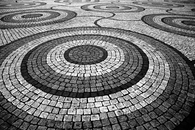
#> input picture imgs/img2-high.png, 195 x 130 px, shrunk from 750 x 500 before the run
$ python q2.py
#> lines starting #> are read from the running program, lines starting #| are printed output that depends on the picture; after the words box and inside, x2 and y2 are one past the last pixel; in counts of white or black regions, pixels touching at a corner belong together
### utils.py
import os
import numpy as np
from PIL import Image, ImageDraw, ImageFont
import matplotlib.pyplot as plt
from PIL import Image
import shutil

def create_output_folder(folder_name="output"):
    """
    Cria uma pasta de saída para armazenar os resultados.
    Remove o diretório existente e todo o seu conteúdo antes de recriar as subpastas.

    Args:
        folder_name (str): Nome da pasta de saída.
    """
#> called with folder_name = 'out2'
    subfolders = ["imgs", "grids", "hists"]

    # Remove o diretório existente e todo o seu conteúdo
    if os.path.exists(folder_name):
        shutil.rmtree(folder_name)  # Remove o diretório e todo o seu conteúdo

    # Recria o diretório principal
    os.makedirs(folder_name)

    # Cria as subpastas
    for subfolder in subfolders:
        os.makedirs(os.path.join(folder_name, subfolder))

# [194 lines left out: functions salvar_imagem_concatenada, mostrar_imagem_concatenada, salvar_grid_imagens, plotar_histogramas_lado_a_lado, not called in this run]

### q2.py
import numpy as np
from PIL import Image
import matplotlib.pyplot as plt
from scipy.fftpack import fft2, ifft2, fftshift, ifftshift
from utils import create_output_folder

# Criação da pasta de saída
create_output_folder("out2")

# (i) Abrir imagem e converter para escala de cinza
imagem = np.array(Image.open("imgs/img2-high.png").convert('L'), dtype=np.float32)

# (ii) Transformada de Fourier
f = fft2(imagem)

# (iii) Centralização do espectro
fshift = fftshift(f)

# (iv) Magnitude do espectro (usando log para melhor visualização)
magnitude_spectrum = np.log(1 + np.abs(fshift))

# (v) Reconstrução com inversa de Fourier
f_ishift = ifftshift(fshift)
imagem_reconstruida = np.abs(ifft2(f_ishift))

# Exibição em grid
fig, axs = plt.subplots(1, 3, figsize=(15, 5))

# Imagem original
axs[0].imshow(imagem, cmap='gray', vmin=0, vmax=255)
axs[0].set_title('Imagem Original')
axs[0].axis('off')

# Espectro de Fourier
axs[1].imshow(magnitude_spectrum, cmap='gray', vmin=np.min(magnitude_spectrum), vmax=np.max(magnitude_spectrum))
axs[1].set_title('Espectro de Fourier (Magnitude)')
axs[1].axis('off')

# Imagem reconstruída
axs[2].imshow(imagem_reconstruida, cmap='gray', vmin=0, vmax=255)
axs[2].set_title('Imagem Reconstruída (Após IFFT)')
axs[2].axis('off')

# Salvar imagens separadamente
Image.fromarray(imagem.astype(np.uint8)).save("out2/imgs/imagem_original.png")
Image.fromarray(imagem_reconstruida.astype(np.uint8)).save("out2/imgs/imagem_reconstruida.png")

# Salvar o espectro de Fourier
magnitude_spectrum_normalized = 255 * (magnitude_spectrum - np.min(magnitude_spectrum)) / (np.max(magnitude_spectrum) - np.min(magnitude_spectrum))
Image.fromarray(magnitude_spectrum_normalized.astype(np.uint8)).save("out2/imgs/espectro_fourier.png")

# Salvar o grid de imagens
fig.savefig("out2/grids/grid_imagens.png", bbox_inches='tight')

plt.tight_layout()
plt.show()

# Função para criar o filtro
def criar_filtro(formato, tipo_filtro, raio1, raio2=None):
    linhas, colunas = formato
    centro_linhas, centro_colunas = linhas // 2, colunas // 2
    Y, X = np.ogrid[:linhas, :colunas]
    distancia = np.sqrt((X - centro_colunas)**2 + (Y - centro_linhas)**2)

    if tipo_filtro == 'passa-baixa':
        return distancia <= raio1
    elif tipo_filtro == 'passa-alta':
        return distancia > raio1
    elif tipo_filtro == 'passa-faixa':
        return (distancia >= raio1) & (distancia <= raio2)
    elif tipo_filtro == 'rejeita-faixa':
        return ~((distancia >= raio1) & (distancia <= raio2))
    else:
        raise ValueError("Tipo de filtro inválido.")

# Criação das máscaras
mascara_pb = criar_filtro(imagem.shape, 'passa-baixa', raio1=40)
mascara_pa = criar_filtro(imagem.shape, 'passa-alta', raio1=40)
mascara_pf = criar_filtro(imagem.shape, 'passa-faixa', raio1=40, raio2=60)
mascara_rf = criar_filtro(imagem.shape, 'rejeita-faixa', raio1=40, raio2=60)

# Aplicação das máscaras no espectro
espectro_pb = np.log(1 + np.abs(fshift * mascara_pb))
espectro_pa = np.log(1 + np.abs(fshift * mascara_pa))
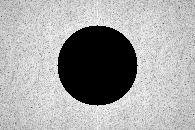
#> espectro_pa: shape (130, 195) float32; min 0, max 9.96, mean 6.45; drawn with min black and max white
espectro_pf = np.log(1 + np.abs(fshift * mascara_pf))
espectro_rf = np.log(1 + np.abs(fshift * mascara_rf))
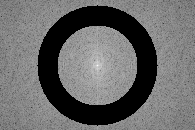
#> espectro_rf: shape (130, 195) float32; min 0, max 14.88, mean 6.16; drawn with min black and max white

# Determinação de vmin e vmax globais para normalização
vmin_global = min(espectro_pb.min(), espectro_pa.min(), espectro_pf.min(), espectro_rf.min())
#> vmin_global = 0
vmax_global = max(espectro_pb.max(), espectro_pa.max(), espectro_pf.max(), espectro_rf.max())
#> vmax_global = 14.88

# Plotagem dos espectros filtrados
fig, axs = plt.subplots(1, 4, figsize=(20, 5))

axs[0].imshow(espectro_pb, cmap='gray', vmin=vmin_global, vmax=vmax_global)
axs[0].set_title('Espectro Passa-Baixa')
axs[0].axis('off')

axs[1].imshow(espectro_pa, cmap='gray', vmin=vmin_global, vmax=vmax_global)
axs[1].set_title('Espectro Passa-Alta')
axs[1].axis('off')

axs[2].imshow(espectro_pf, cmap='gray', vmin=vmin_global, vmax=vmax_global)
axs[2].set_title('Espectro Passa-Faixa')
axs[2].axis('off')

axs[3].imshow(espectro_rf, cmap='gray', vmin=vmin_global, vmax=vmax_global)
axs[3].set_title('Espectro Rejeita-Faixa')
axs[3].axis('off')

# Salvamento das imagens espectrais separadamente
espectro_pb_normalized = 255 * (espectro_pb - vmin_global) / (vmax_global - vmin_global)
espectro_pb_pil = Image.fromarray(espectro_pb_normalized.astype(np.uint8))
espectro_pb_pil.save("out2/imgs/espectro_passa_baixa.png")

espectro_pa_normalized = 255 * (espectro_pa - vmin_global) / (vmax_global - vmin_global)
espectro_pa_pil = Image.fromarray(espectro_pa_normalized.astype(np.uint8))
espectro_pa_pil.save("out2/imgs/espectro_passa_alta.png")

espectro_pf_normalized = 255 * (espectro_pf - vmin_global) / (vmax_global - vmin_global)
espectro_pf_pil = Image.fromarray(espectro_pf_normalized.astype(np.uint8))
espectro_pf_pil.save("out2/imgs/espectro_passa_faixa.png")

espectro_rf_normalized = 255 * (espectro_rf - vmin_global) / (vmax_global - vmin_global)
espectro_rf_pil = Image.fromarray(espectro_rf_normalized.astype(np.uint8))
espectro_rf_pil.save("out2/imgs/espectro_rejeita_faixa.png")

# Salvamento do grid de espectros
fig.savefig("out2/grids/grid_espectros.png", bbox_inches='tight')

plt.tight_layout()
plt.show()

# Aplicar as máscaras diretamente no fshift (sem o log agora, para reconstruir corretamente)
fshift_pb = fshift * mascara_pb
fshift_pa = fshift * mascara_pa
fshift_pf = fshift * mascara_pf
fshift_rf = fshift * mascara_rf

# Voltar do domínio da frequência para o espacial (imagem)
img_pb = np.abs(ifft2(ifftshift(fshift_pb)))
img_pa = np.abs(ifft2(ifftshift(fshift_pa)))
img_pf = np.abs(ifft2(ifftshift(fshift_pf)))
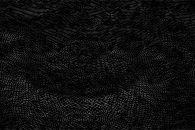
#> img_pf: shape (130, 195) float32; min 0.000208, max 103.5, mean 15.4
img_rf = np.abs(ifft2(ifftshift(fshift_rf)))
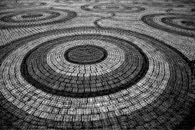
#> img_rf: shape (130, 195) float32; min 0.00605, max 316.6, mean 114.6; drawn with min black and max white

# Mostrar as imagens filtradas
fig, axs = plt.subplots(1, 4, figsize=(20, 5))

axs[0].imshow(img_pb, cmap='gray', vmin=0, vmax=255)
axs[0].set_title('Imagem Passa-Baixa')
axs[0].axis('off')

axs[1].imshow(img_pa, cmap='gray', vmin=0, vmax=255)
axs[1].set_title('Imagem Passa-Alta')
axs[1].axis('off')

axs[2].imshow(img_pf, cmap='gray', vmin=0, vmax=255)
axs[2].set_title('Imagem Passa-Faixa')
axs[2].axis('off')

axs[3].imshow(img_rf, cmap='gray', vmin=0, vmax=255)
axs[3].set_title('Imagem Rejeita-Faixa')
axs[3].axis('off')

# Salva as imagens filtradas separadamente
img_pb_pil = Image.fromarray(img_pb.astype(np.uint8))
img_pb_pil.save("out2/imgs/imagem_passa_baixa.png")

img_pa_pil = Image.fromarray(img_pa.astype(np.uint8))
img_pa_pil.save("out2/imgs/imagem_passa_alta.png")

img_pf_pil = Image.fromarray(img_pf.astype(np.uint8))
img_pf_pil.save("out2/imgs/imagem_passa_faixa.png")

img_rf_pil = Image.fromarray(img_rf.astype(np.uint8))
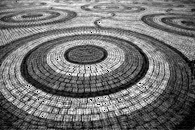
#> img_rf_pil: PIL image 195x130 L; min 0, max 255, mean 113.8
img_rf_pil.save("out2/imgs/imagem_rejeita_faixa.png")

# Salva o grid de imagens filtradas
fig.savefig("out2/grids/grid_imagens_filtradas.png", bbox_inches='tight')

plt.tight_layout()
plt.show()

# Função para comprimir a imagem no domínio da frequência com base em uma porcentagem
def comprimir_imagem_porcentagem(imagem, porcentagem):
    # Passo 1: Transformada de Fourier
#> called with porcentagem = 0.1
    f = fft2(imagem)
    fshift = fftshift(f)  # Centralização do espectro

    # Passo 2: Calculando a magnitude e o limiar com base na porcentagem
    magnitude = np.abs(fshift)
    limiar = np.max(magnitude) * (porcentagem / 100)
#> limiar = 2903.2

    # Passo 3: Zerar coeficientes abaixo do limiar
    mascara = magnitude > limiar
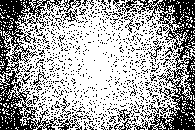
#> mascara: shape (130, 195) bool; 65% white; black in thin lines or dots
    fshift[~mascara] = 0  # Zera os coeficientes com magnitude abaixo do limiar

    # Passo 4: Reconstrução da imagem no domínio espacial (após a compressão)
    imagem_comprimida = np.abs(ifft2(ifftshift(fshift)))

    return imagem_comprimida

# Função para salvar histogramas
def salvar_histograma(imagem, titulo, caminho, cor):
    fig, ax = plt.subplots()
    ax.hist(imagem.flatten(), bins=256, range=(0, 255), color=cor, alpha=0.7)
    ax.set_title(titulo)
    ax.set_xlabel('Intensidade')
    ax.set_ylabel('Frequência')
    fig.savefig(caminho, bbox_inches='tight')
    plt.close(fig)

# Comprimir a imagem
imagem_comprimida = comprimir_imagem_porcentagem(imagem, 0.1)

# Salvar a imagem comprimida
imagem_comprimida_pil = Image.fromarray(imagem_comprimida.astype(np.uint8))
imagem_comprimida_pil.save("out2/imgs/imagem_comprimida.png")

# Salvar histogramas
salvar_histograma(imagem, 'Histograma da Imagem Original', "out2/hists/histograma_imagem_original.png", 'blue')
salvar_histograma(imagem_comprimida, 'Histograma da Imagem Comprimida', "out2/hists/histograma_imagem_comprimida.png", 'green')

# Plotar imagens: original, comprimida, e seus histogramas
fig, axs = plt.subplots(1, 3, figsize=(20, 5))

# Imagem comprimida
axs[0].imshow(imagem_comprimida, cmap='gray', vmin=0, vmax=255)
axs[0].set_title('Imagem Comprimida (FFT)')
axs[0].axis('off')

# Histograma da imagem original
axs[1].hist(imagem.flatten(), bins=256, range=(0, 255), color='blue', alpha=0.7)
axs[1].set_title('Histograma da Imagem Original')
axs[1].set_xlabel('Intensidade')
axs[1].set_ylabel('Frequência')

# Histograma da imagem comprimida
axs[2].hist(imagem_comprimida.flatten(), bins=256, range=(0, 255), color='green', alpha=0.7)
axs[2].set_title('Histograma da Imagem Comprimida')
axs[2].set_xlabel('Intensidade')
axs[2].set_ylabel('Frequência')

# Salva o grid de histogramas
fig.savefig("out2/grids/grid_histogramas.png", bbox_inches='tight')
#> figure, not shown here; panel 2: tallest bar 164 high, from x = 92.64 to 93.63; panel 3: tallest bar 174 high, from x = 104.6 to 105.6

plt.tight_layout()
plt.show()
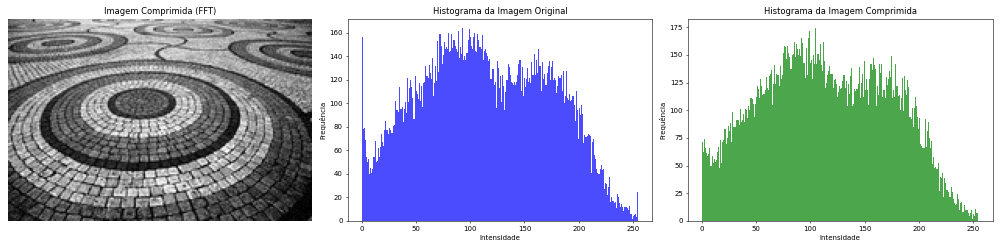
#> figure drawn by matplotlib, 3 panels; panel 2: tallest bar 164 high, from x = 92.64 to 93.63; panel 3: tallest bar 174 high, from x = 104.6 to 105.6

$ run again, with imgs/img1-colored.png copied over imgs/img2-high.png
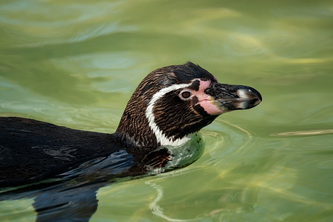
#> input picture imgs/img1-colored.png, 333 x 222 px, shrunk from 1280 x 853 before the run
#> vmin_global = 0
#> vmax_global = 15.93
#> limiar = 8263.5
#> in comprimir_imagem_porcentagem, `mascara = magnitude > limiar`:
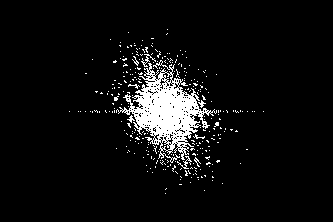
#> mascara: shape (222, 333) bool; 6.2% white; 295 white regions (286 under 20 px), largest, box (x1, y1, x2, y2) and area: (116, 60, 217, 163) 3667, (141, 54, 156, 67) 51, (177, 156, 192, 169) 51
#> `plt.show()`:
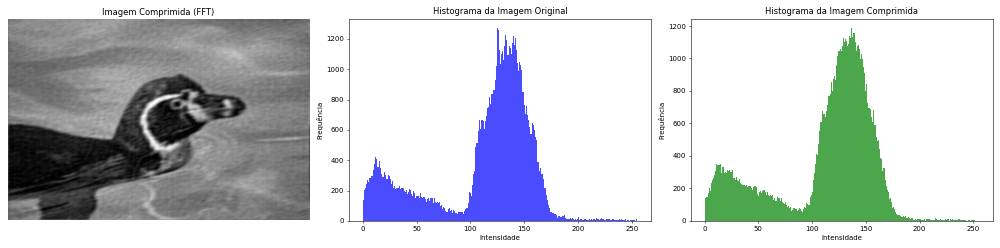
#> figure drawn by matplotlib, 3 panels; panel 2: tallest bar 1270 high, from x = 124.5 to 125.5; panel 3: tallest bar 1186 high, from x = 136.5 to 137.5
